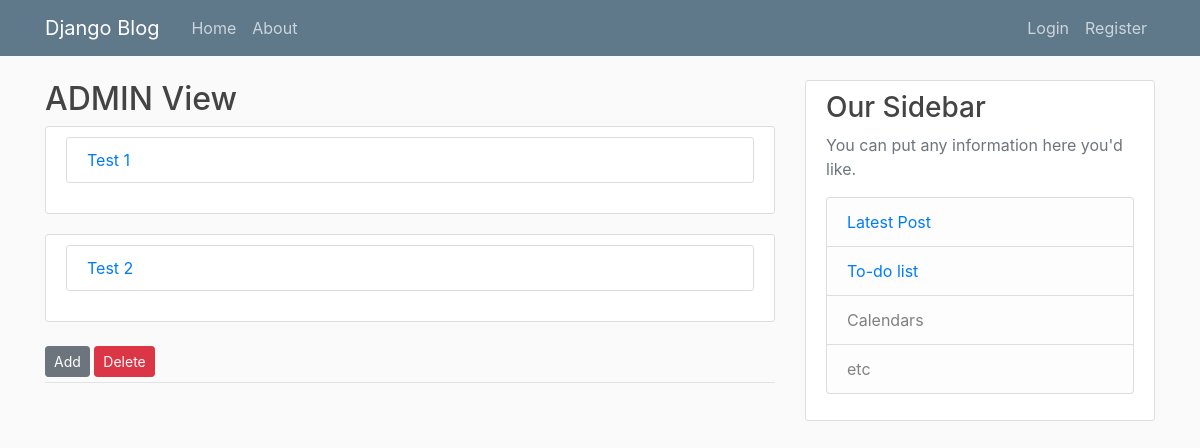
Page /todolist/dolist-view/3 on the committed database.
### todolist/models.py (models this page shows, shortened)
class ToDoList(models.Model):
    title = models.CharField(max_length=100, unique=True)
    user = models.ForeignKey(User, on_delete=models.CASCADE)
    def __str__(self):
        return self.title

class DoList(models.Model):
    todo_list = models.ForeignKey(ToDoList, on_delete=models.CASCADE)
    title = models.CharField(max_length=100)
    description = models.TextField(null=True, blank=True)
    date_created = models.DateField(default=timezone.now)

### todolist/views.py (the view)
# urls.py: path("dolist-view/<str:pk>", views.dolist_view, name="dolist-view"),
def dolist_view(request, pk):
    dolist = DoList.objects.filter(todo_list = pk)
    todolist_id = ToDoList.objects.get(id = pk)
    context = {'list':dolist, 'todolist_id':todolist_id }
    return render(request, 'todolist/dolist_view.html', context)

### todolist/templates/todolist/dolist_view.html
{% extends 'main.html' %}
{% block content %}
    <h2>{{ todolist_id }} View</h2>
    {% for list in list %}
        <article class="media content-section">
            <div class="media-body">
                <article class="media content-section">
                    <a href="{% url 'dolist-update' list.id %}">{{ list.title }}</a>
                </article>
            </div>
        </article>
    {% empty %}
        <h3 class="text-mute">No task to do.</h3>
    {% endfor %}
    {% if user == user %}
        <div class="article-metadata">
            <a class="btn btn-secondary btn-sm mt-1 mb-1" href="{% url 'dolist-create' todolist_id %}">Add</a>
            <a class="btn btn-danger btn-sm mt-1 mb-1" href="{% url 'todolist-delete' todolist_id.id %}">Delete</a>
        </div>
    {% endif %}
{% endblock content %}

### static/styles/style.css (style rules this page uses)
body { background: #fafafa; color: #333333; margin-top: 5rem; }
h1, h2, h3, h4, h5, h6 { color: #444444; }
.content-section { background: #ffffff; padding: 10px 20px; border: 1px solid #dddddd; border-radius: 3px; margin-bottom: 20px; }
.article-metadata { padding-bottom: 1px; margin-bottom: 4px; border-bottom: 1px solid #e3e3e3 }

### rows in the picture
ToDoList: title "ADMIN"
DoList: title "Test 1"
DoList: title "Test 2"
